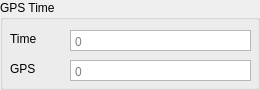
              <widget class="QGroupBox" name="timeGPS">
               <property name="title">
                <string>GPS Time</string>
               </property>
               <widget class="QLabel" name="labelSystemGPS">
                <property name="geometry">
                 <rect>
                  <x>10</x>
                  <y>30</y>
                  <width>67</width>
                  <height>17</height>
                 </rect>
                </property>
                <property name="text">
                 <string>Time</string>
                </property>
               </widget>
               <widget class="QLabel" name="labelGPSTime">
                <property name="geometry">
                 <rect>
                  <x>10</x>
                  <y>60</y>
                  <width>67</width>
                  <height>17</height>
                 </rect>
                </property>
                <property name="text">
                 <string>GPS</string>
                </property>
               </widget>
               <widget class="QPlainTextEdit" name="systemTimeGPS">
                <property name="geometry">
                 <rect>
                  <x>70</x>
                  <y>30</y>
                  <width>181</width>
                  <height>21</height>
                 </rect>
                </property>
                <property name="toolTip">
                 <string notr="true"/>
                </property>
                <property name="inputMethodHints">
                 <set>Qt::InputMethodHint::ImhNone</set>
                </property>
                <property name="verticalScrollBarPolicy">
                 <enum>Qt::ScrollBarPolicy::ScrollBarAlwaysOff</enum>
                </property>
                <property name="horizontalScrollBarPolicy">
                 <enum>Qt::ScrollBarPolicy::ScrollBarAlwaysOff</enum>
                </property>
                <property name="lineWrapMode">
                 <enum>QPlainTextEdit::LineWrapMode::NoWrap</enum>
                </property>
                <property name="readOnly">
                 <bool>true</bool>
                </property>
                <property name="placeholderText">
                 <string>0</string>
                </property>
               </widget>
               <widget class="QPlainTextEdit" name="GPSTime">
                <property name="geometry">
                 <rect>
                  <x>70</x>
                  <y>60</y>
                  <width>181</width>
                  <height>21</height>
                 </rect>
                </property>
                <property name="sizePolicy">
                 <sizepolicy hsizetype="Expanding" vsizetype="Fixed">
                  <horstretch>0</horstretch>
                  <verstretch>0</verstretch>
                 </sizepolicy>
                </property>
                <property name="toolTip">
                 <string notr="true"/>
                </property>
                <property name="inputMethodHints">
                 <set>Qt::InputMethodHint::ImhNone</set>
                </property>
                <property name="verticalScrollBarPolicy">
                 <enum>Qt::ScrollBarPolicy::ScrollBarAlwaysOff</enum>
                </property>
                <property name="horizontalScrollBarPolicy">
                 <enum>Qt::ScrollBarPolicy::ScrollBarAlwaysOff</enum>
                </property>
                <property name="lineWrapMode">
                 <enum>QPlainTextEdit::LineWrapMode::NoWrap</enum>
                </property>
                <property name="readOnly">
                 <bool>true</bool>
                </property>
                <property name="placeholderText">
                 <string>0</string>
                </property>
               </widget>
              </widget>
